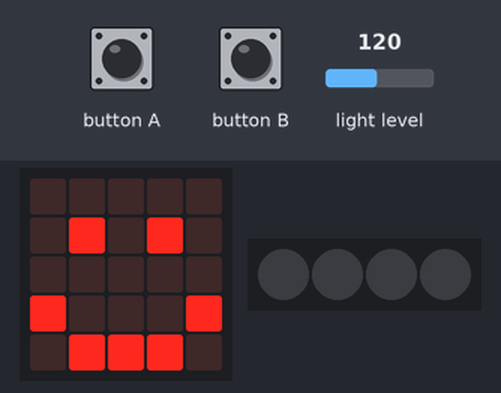
The program below on a simulated BBC micro:bit (MakeCode). Parts: the board's 5×5 LED display, 4 RGB LEDs in strip order, left to right. The test bench sets the inputs (shaded band); at power-on: light level 120. Dim RGB values are drawn brighter than linear.

Above: at 1.8 s.
1.9 s: button A pressed for 0.15 s
At 2.7 s:
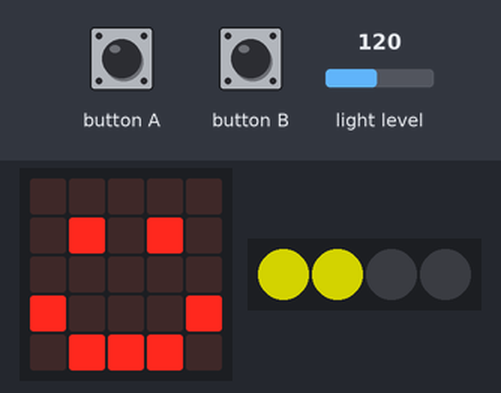
3.5 s: button B pressed for 0.15 s
At 5.1 s:
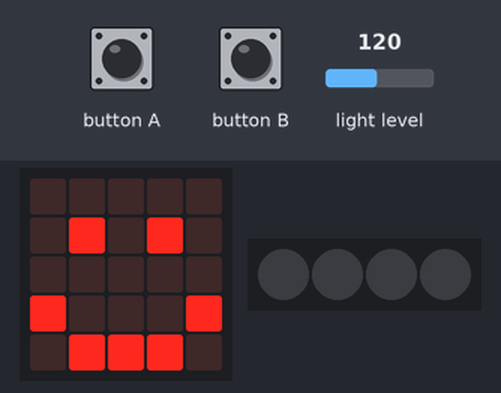
Timing chart, 0 to 6.6 s (numbered marks = the images above; inputs shaded):
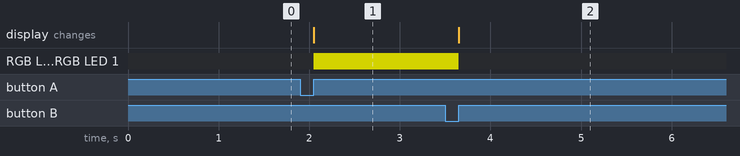

Measured:
- after the input at 1.9 s, RGB LED 0, RGB LED 1: off → RGB(127, 127, 0) after 0.15 s
- after the input at 3.5 s, RGB LED 0, RGB LED 1: RGB(127, 127, 0) → off after 0.15 s

The program:

main.ts
```typescript
// (licence header left out)
// variables
let amountOfLight: number = 0
let neopixelStrip: neopixel.Strip = null

// screen setup
basic.clearScreen()
amountOfLight = input.lightLevel()
neopixelStrip = neopixel.create(DigitalPin.P16, 4, NeoPixelMode.RGB)
neopixelStrip.setPixelColor(0, neopixel.colors(NeoPixelColors.Black))
neopixelStrip.setPixelColor(1, neopixel.colors(NeoPixelColors.Black))
neopixelStrip.setPixelColor(2, neopixel.colors(NeoPixelColors.Black))
neopixelStrip.setPixelColor(3, neopixel.colors(NeoPixelColors.Black))
neopixelStrip.show()
basic.showIcon(IconNames.Happy)

// depending on light level, turns on neopixels
input.onButtonPressed(Button.A, function () {
  amountOfLight = input.lightLevel()
  // if light level is less than 51, none (0) neopixels turn on
  if (amountOfLight <= 51) {
    neopixelStrip.setPixelColor(0, neopixel.colors(NeoPixelColors.Black))
  }

  // if light level is equal to or more than 52, 1 neopixel turns on
  if (amountOfLight >= 52) {
    neopixelStrip.setPixelColor(0, neopixel.colors(NeoPixelColors.Yellow))
    neopixelStrip.show()
  }

  // if light level is equal to or more than 104, 2 neopixels turn on
  if (amountOfLight >= 104) {
    neopixelStrip.setPixelColor(0, neopixel.colors(NeoPixelColors.Yellow))
    neopixelStrip.show()
    neopixelStrip.setPixelColor(1, neopixel.colors(NeoPixelColors.Yellow))
    neopixelStrip.show()
  }

  // if light level is equal to or more than 156, 3 neopixels turn on
  if (amountOfLight >= 156) {
    neopixelStrip.setPixelColor(0, neopixel.colors(NeoPixelColors.Yellow))
    neopixelStrip.show()
    neopixelStrip.setPixelColor(1, neopixel.colors(NeoPixelColors.Yellow))
    neopixelStrip.show()
    neopixelStrip.setPixelColor(2, neopixel.colors(NeoPixelColors.Yellow))
    neopixelStrip.show()
  }

  // if light level is equal to or more than 208, all (4) neopixels turn on
  if (amountOfLight >= 208) {
    neopixelStrip.setPixelColor(0, neopixel.colors(NeoPixelColors.Yellow))
    neopixelStrip.show()
    neopixelStrip.setPixelColor(1, neopixel.colors(NeoPixelColors.Yellow))
    neopixelStrip.show()
    neopixelStrip.setPixelColor(2, neopixel.colors(NeoPixelColors.Yellow))
    neopixelStrip.show()
    neopixelStrip.setPixelColor(3, neopixel.colors(NeoPixelColors.Yellow))
    neopixelStrip.show()
  }
})

// turns off lights
input.onButtonPressed(Button.B, function () {
  basic.clearScreen()
  neopixelStrip = neopixel.create(DigitalPin.P16, 4, NeoPixelMode.RGB)
  neopixelStrip.setPixelColor(0, neopixel.colors(NeoPixelColors.Black))
  neopixelStrip.setPixelColor(1, neopixel.colors(NeoPixelColors.Black))
  neopixelStrip.setPixelColor(2, neopixel.colors(NeoPixelColors.Black))
  neopixelStrip.setPixelColor(3, neopixel.colors(NeoPixelColors.Black))
  neopixelStrip.show()
  basic.showIcon(IconNames.Happy)
})
```
